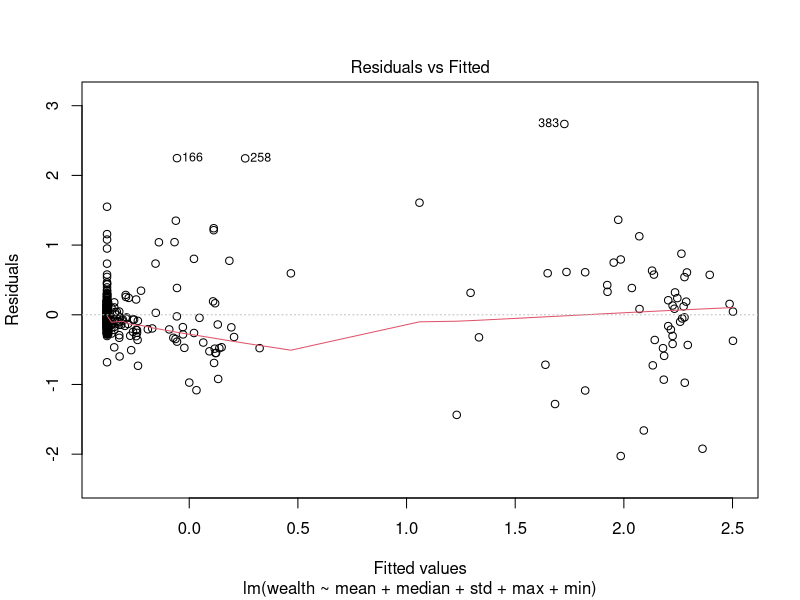
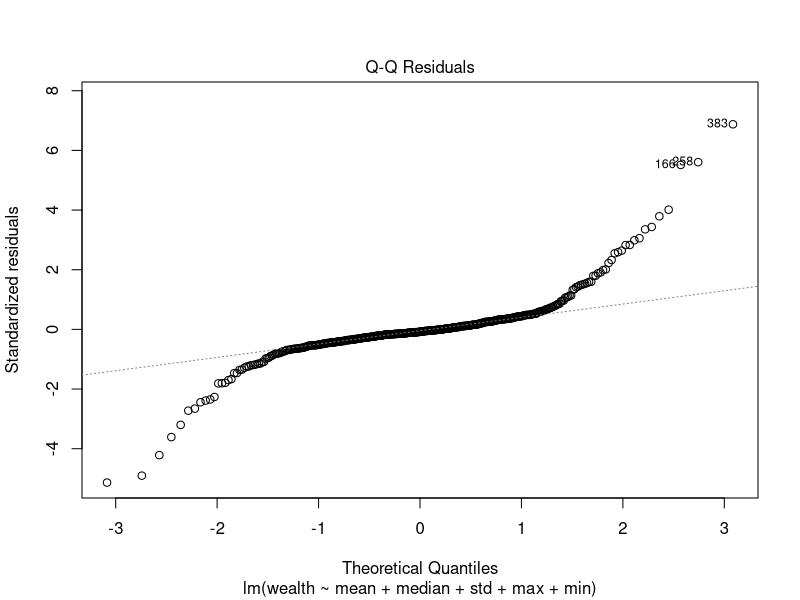
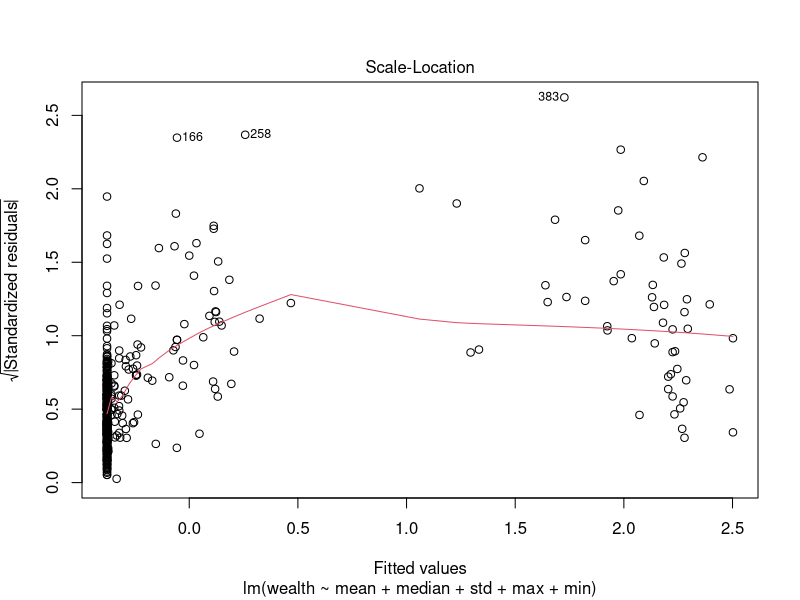
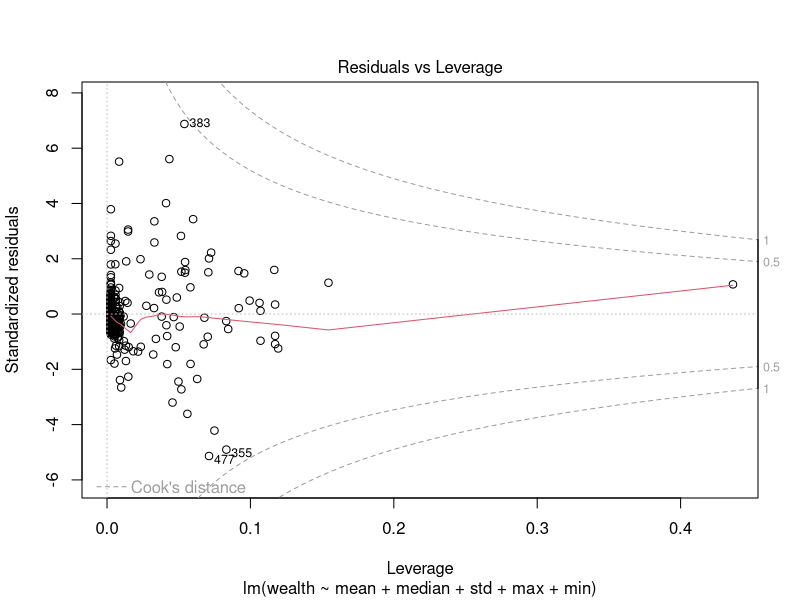
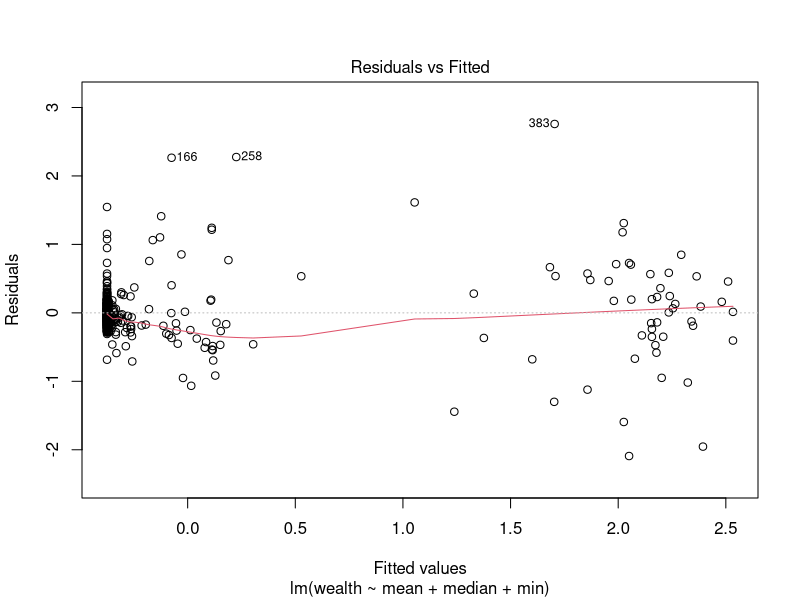
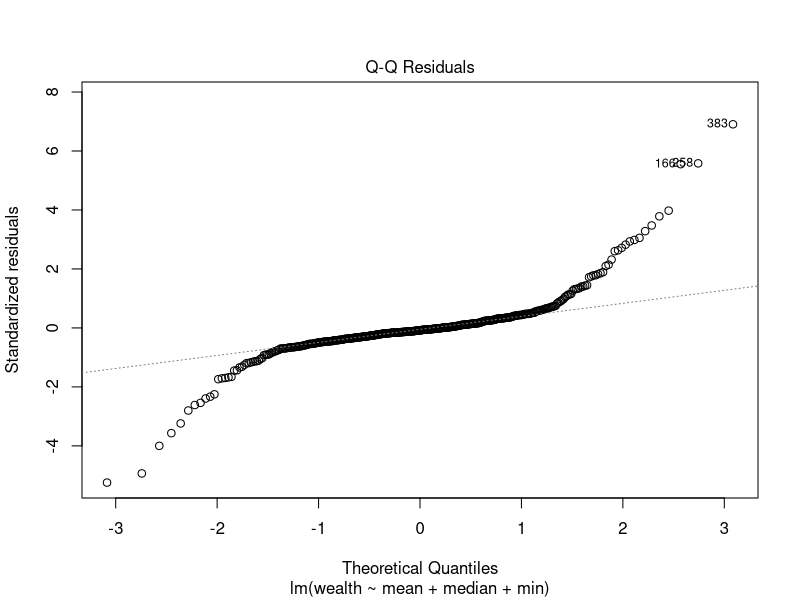
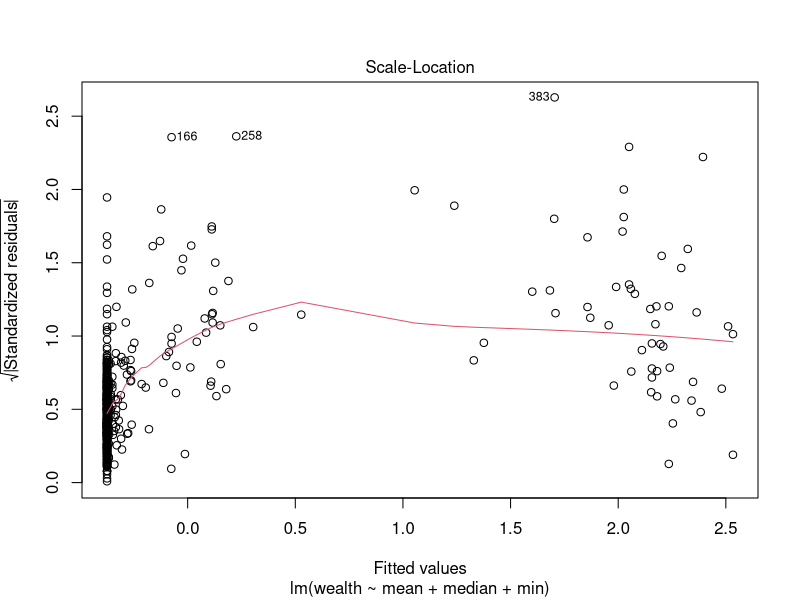
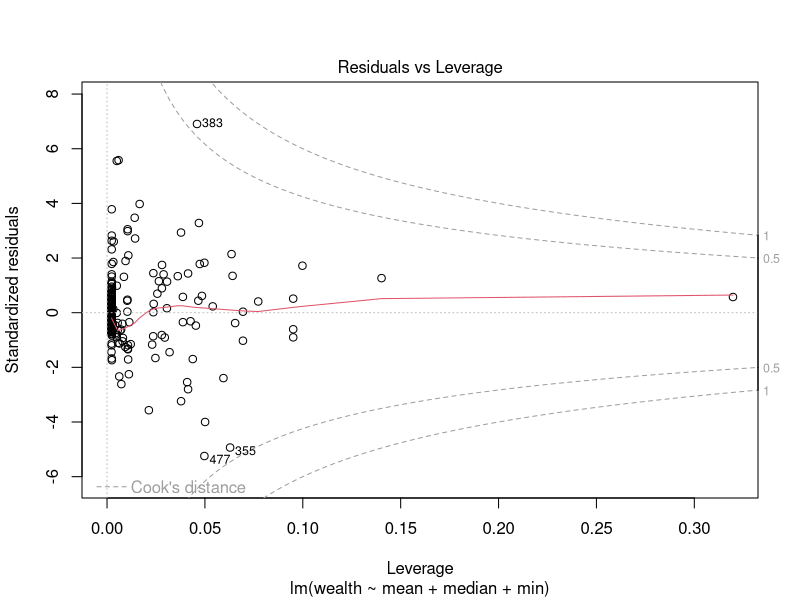

Reproduce these figures in R, in order.
## ---- chunk 1
knitr::opts_chunk$set(echo = TRUE)
library(ggplot2)
library(zeallot)
library(boot)
setwd("~/Research/Pioneer/Project/Predicting-Poverty/scripts/")
## ---- chunk 2
df <- read.csv("../processed/nl_wealth_data.csv")
## ---- chunk 3
lm <- lm(wealth~mean + median + std + max + min, data=df)
plot(lm)
summary(lm)
## ---- chunk 4
lm <- lm(wealth~mean + median + min, data=df)
plot(lm)
summary(lm)
## ---- chunk 5
lm <- lm(wealth~mean, data=df)
plot(wealth~mean, data=df)
abline(lm)
plot(lm)
summary(lm)
## ---- chunk 6
set.seed(42)
N <- 5000
boot_func <- function(d, i) {
    return(summary(lm(wealth~mean, data=d[i,]))$coeff[2])
}
boot_res <- boot(df, boot_func, R = N)
hist(boot_res$t, xlab="Slopes")

boot.ci(boot_res)
